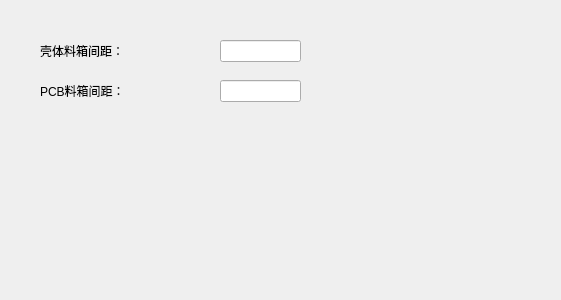
<?xml version="1.0" encoding="UTF-8"?>
<ui version="4.0">
 <class>WidgetBox</class>
 <widget class="QWidget" name="WidgetBox">
  <property name="geometry">
   <rect>
    <x>0</x>
    <y>0</y>
    <width>561</width>
    <height>300</height>
   </rect>
  </property>
  <property name="windowTitle">
   <string>Form</string>
  </property>
  <widget class="QLabel" name="label_1">
   <property name="geometry">
    <rect>
     <x>40</x>
     <y>40</y>
     <width>161</width>
     <height>21</height>
    </rect>
   </property>
   <property name="text">
    <string>壳体料箱间距：</string>
   </property>
  </widget>
  <widget class="QLineEdit" name="lineEdit_holderBoxPitch">
   <property name="geometry">
    <rect>
     <x>220</x>
     <y>40</y>
     <width>81</width>
     <height>22</height>
    </rect>
   </property>
  </widget>
  <widget class="QLabel" name="label_2">
   <property name="geometry">
    <rect>
     <x>40</x>
     <y>80</y>
     <width>161</width>
     <height>21</height>
    </rect>
   </property>
   <property name="text">
    <string>PCB料箱间距：</string>
   </property>
  </widget>
  <widget class="QLineEdit" name="lineEdit_pcbBoxPitch">
   <property name="geometry">
    <rect>
     <x>220</x>
     <y>80</y>
     <width>81</width>
     <height>22</height>
    </rect>
   </property>
  </widget>
 </widget>
 <resources/>
 <connections/>
</ui>
